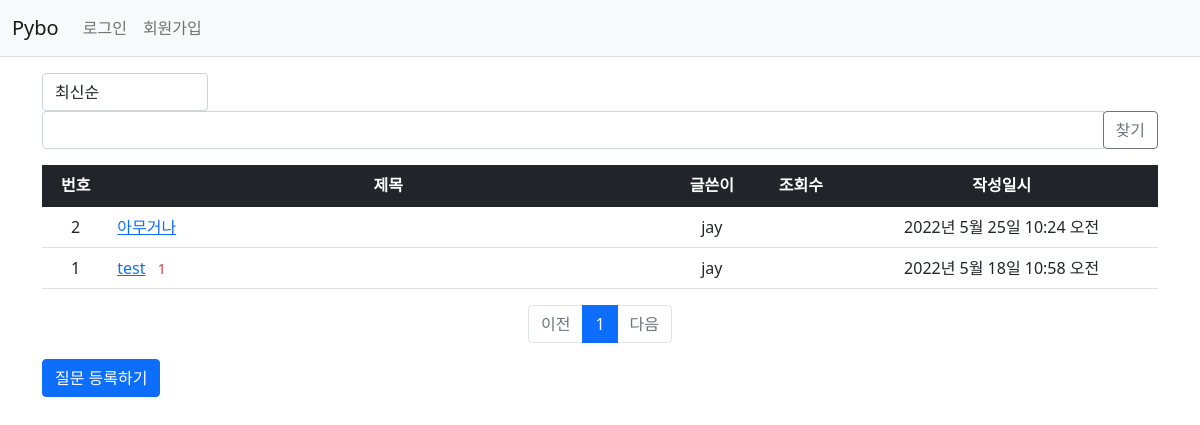
Screenshot of /pybo/ with the database file from the repository.
### pybo/models.py (models this page shows, shortened)
class Question(models.Model):
    author = models.ForeignKey(User, on_delete=models.CASCADE, related_name='author_question')
    subject = models.CharField(max_length=200)
    content = models.TextField()
    create_date = models.DateTimeField()
    modify_date = models.DateTimeField(null=True, blank=True)
    voter = models.ManyToManyField(User, related_name='voter_question')

### pybo/views/base_views.py (the view, shortened to what this page needs)
# urls.py: path('', base_views.index, name='index'),  # '/' 에 해당되는 path
def index(request):
    page = request.GET.get('page', '1')  # 페이지
    kw = request.GET.get('kw', '')  # 검색어
    so = request.GET.get('so', 'recent')
    if so == 'recommend':
        question_list = Question.objects.annotate(num_voter=Count('voter')).order_by('-num_voter', '-create_date')
    elif so == 'popular':
        question_list = Question.objects.annotate(num_answer=Count('answer')).order_by('-num_answer', '-create_date')
    else: #recent
        question_list = Question.objects.order_by('-create_date')
    paginator = Paginator(question_list, 10)  # 페이지당 10개씩 보여주기
    page_obj = paginator.get_page(page)
    context = {'question_list': page_obj, 'page': page, 'kw': kw, 'so': so}
    return render(request, 'pybo/question_list.html', context)

### pybo/templatetags/pybo_filter.py (called while the page is built)
@register.filter
def sub(value, arg):
    return value - arg

### templates/pybo/question_list.html (shortened to what this page needs)
{% extends 'base.html' %}
{% load pybo_filter %}
{% block content %}
<div class="container my-3">
    <div class="row justify-content-between my-3">
        <div class="col-2">
            <select class="form-control so">
                <option value="recent" {% if so == 'recent' %}selected{% endif %}>최신순</option>
            </select>
        </div>
        <div class="col-4 input-group">
            <input type="text" id="search_kw" class="form-control kw" value="{{ kw|default_if_none:'' }}">
            <div class="input-group-append">
                <button class="btn btn-outline-secondary" type="button" id="btn_search">찾기</button>
            </div>
        </div>
    </div>
    <table class="table">
        <thead>
        <tr class="text-center table-dark">
            <th>번호</th>
            <th style="width:50%">제목</th>
            <th>글쓴이</th>
            <th>조회수</th>
            <th>작성일시</th>
        </tr>
        </thead>
        <tbody>
        {% if question_list %}
        {% for question in question_list %}
        <tr class="text-center">
            <td>
                {{ question_list.paginator.count|sub:question_list.start_index|sub:forloop.counter0|add:1 }}
            </td>
            <td class="text-start">
                <a href="{% url 'pybo:detail' question.id %}">{{ question.subject }}</a>
                {% if question.answer_set.count > 0 %}
                <span class="text-danger small mx-2">{{ question.answer_set.count }}</span>
                {% endif %}
            </td>
            <td>{{ question.author.username }}</td>
            <td>{{ question.view_count }}</td>
            <td>{{ question.create_date }}</td>
        </tr>
        {% endfor %}
        {% else %}
        <tr>
            <td colspan="3">질문이 없습니다.</td>
        </tr>
        {% endif %}
        </tbody>
    </table>
    <ul class="pagination justify-content-center">
        {% if question_list.has_previous %}
        <li class="page-item">
            <a class="page-link" data-page="{{ question_list.previous_page_number }}"
               href="#">이전</a>
        </li>
        {% else %}
        <li class="page-item disabled">
            <a class="page-link" tabindex="-1" aria-disabled="true"
               href="#">이전</a>
        </li>
        {% endif %}
        {% for page_number in question_list.paginator.page_range %}
        {% if page_number >= question_list.number|add:-5 and page_number <= question_list.number|add:5 %}
            {% if page_number == question_list.number %}
            <li class="page-item active" aria-current="page">
                <a class="page-link" data-page="{{ page_number }}" href="#">{{ page_number }}</a>
            </li>
            {% else %}
            <li class="page-item">
                <a class="page-link" data-page="{{ page_number }}" href="#">{{ page_number }}</a>
            </li>
            {% endif %}
        {% endif %}
        {% endfor %}
        {% if question_list.has_next %}
        <li class="page-item">
            <a class="page-link" data-page="{{ question_list.next_page_number }}" href="#">다음</a>
        </li>
        {% else %}
        <li class="page-item disabled">
            <a class="page-link" tabindex="-1" aria-disabled="true" href="#">다음</a>
        </li>
        {% endif %}
    </ul>
    <div class="col-6">
            <a href="{% url 'pybo:question_create' %}" class="btn btn-primary">질문 등록하기</a>
    </div>
</div>
{% endblock %}

### templates/base.html (shortened to what this page needs)
{% load static %}
<!doctype html>
<html lang="ko">
<head>
    <link rel="stylesheet" type="text/css" href="{% static 'bootstrap.min.css' %}">
    <link rel="stylesheet" type="text/css" href="{% static 'style.css' %}">
</head>
<body>
{% include "navbar.html" %}
{% block content %}
{% endblock %}
</body>
</html>

### templates/navbar.html (shortened to what this page needs)
<nav class="navbar navbar-expand-lg navbar-light bg-light border-bottom">
    <div class="container-fluid">
        <a class="navbar-brand" href="{% url 'pybo:index' %}">Pybo</a>
        <div class="collapse navbar-collapse" id="navbarSupportedContent">
            <ul class="navbar-nav me-auto mb-2 mb-lg-0">
                <li class="nav-item">
                    {% if user.is_authenticated %}
                    <a class="nav-link" href="{% url 'common:logout' %}">{{ user.username }} (로그아웃)</a>
                    {% else %}
                    <a class="nav-link" href="{% url 'common:login' %}">로그인</a>
                    {% endif %}
                </li>
                <li>
                    {% if not user.is_authenticated %}
                    <a class="nav-link" href="{% url 'common:signup' %}">회원가입</a>
                    {% endif %}
                </li>
            </ul>
        </div>
    </div>
</nav>

### rows the page displays
Question: paginator.count|sub "2", subject "아무거나", author.username "jay", create_date "2022년 5월 25일 10:24 오전"
Question: paginator.count|sub "1", subject "test", answer_set.count "1", author.username "jay", create_date "2022년 5월 18일 10:58 오전"

### other values shown
{{ page_number }} "1"
